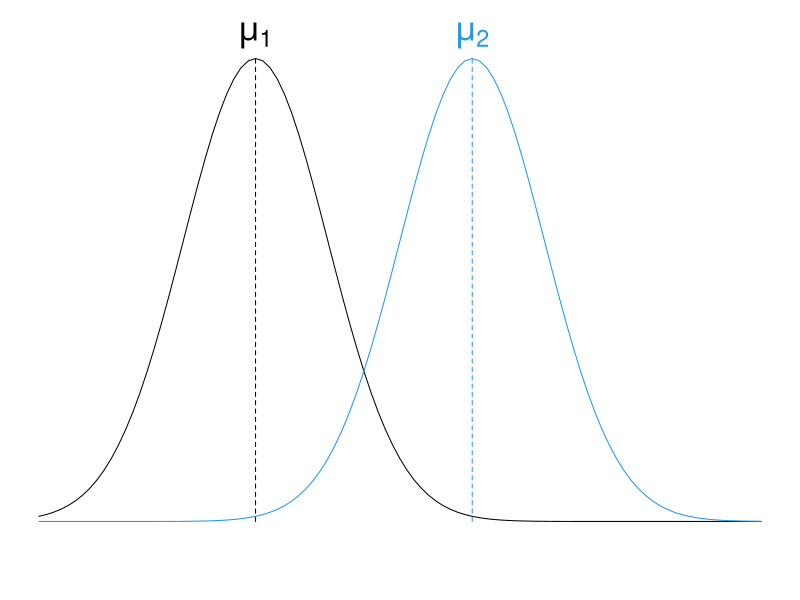
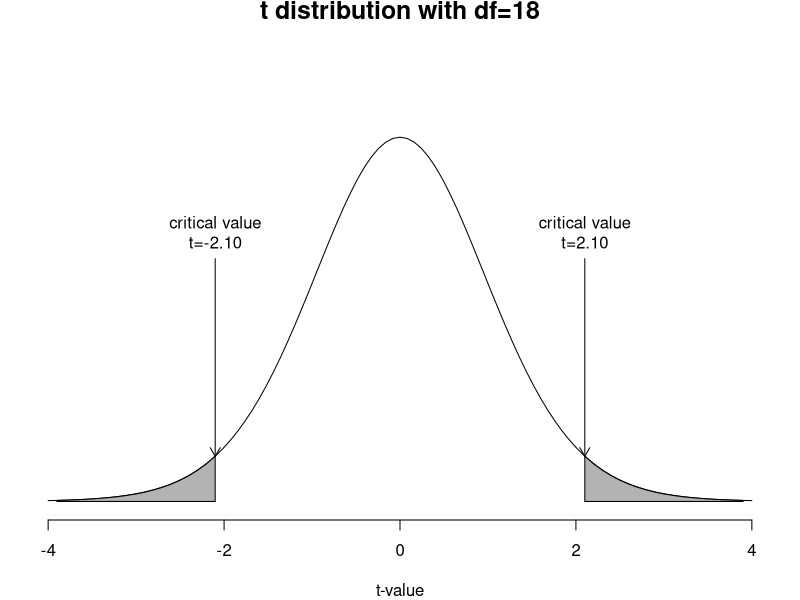
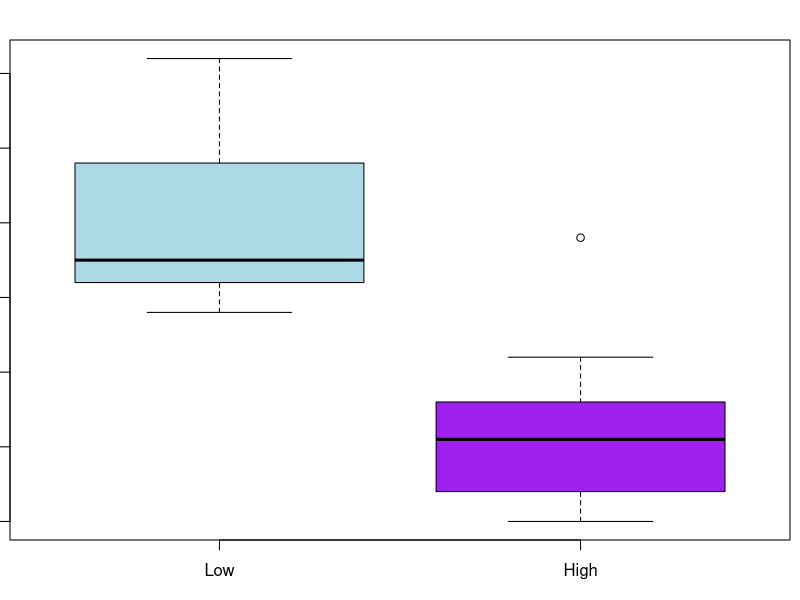
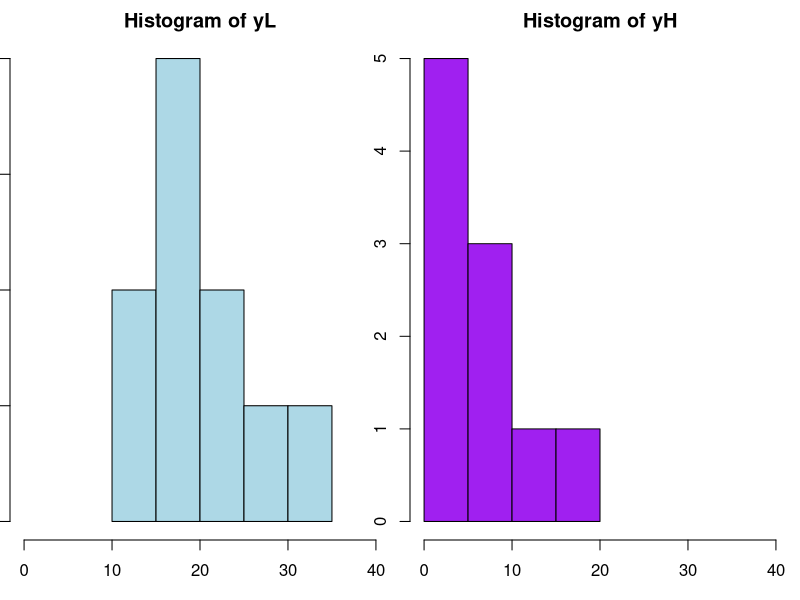
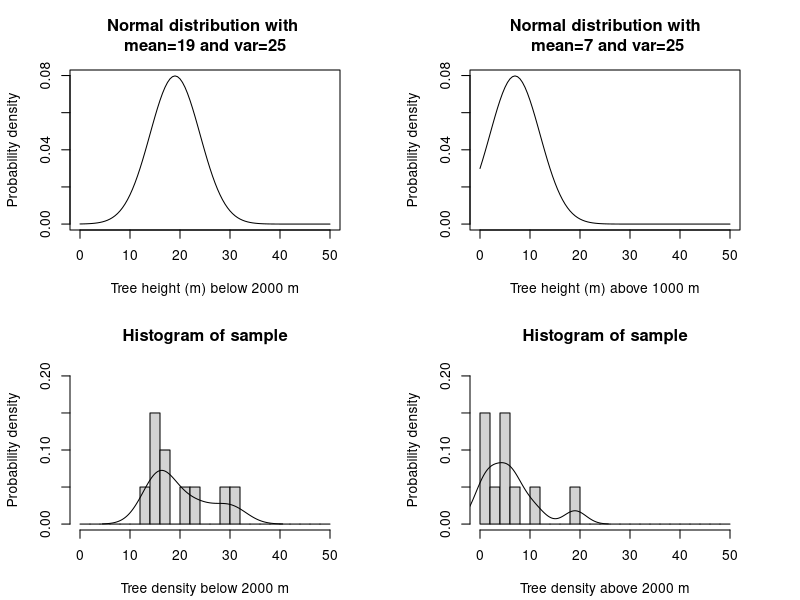

Reproduce these figures in R, in order. (Note: this script raises an error after producing the figures.)
## ----pop,echo=FALSE,include=TRUE,fig.width=9,fig.height=3,cache=TRUE-----
op <- par(mai=c(0.6,.1,0.4,0.1))
curve(dnorm(x, mean=3, sd=1), 0, 10, xlab="Tree density", ylab="", xaxt="n", yaxt="n", frame=FALSE)
curve(dnorm(x, mean=6, sd=1), 0, 10, add=TRUE, col=4)
segments(3, 0, 3, dnorm(3, 3, 1), lty=2)
segments(6, 0, 6, dnorm(6, 6, 1), col=4, lty=2)
text(3, dnorm(3,3,1), expression(mu[1]), pos=3, cex=2, xpd=TRUE)
text(6, dnorm(6,6,1), expression(mu[2]), pos=3, cex=2, col=4, xpd=TRUE)


## ----tdist,echo=FALSE,include=FALSE,fig.height=6,fig.width=8-------------
op <- par(mai=c(0.8, 0.2, 0.2, 0.2))
curve(dt(x, df=18), -4, 4, xlab="t-value", ylab="", yaxt="n",
      ylim=c(0,0.5),
      frame=FALSE , main="t distribution with df=18", cex.main=1.5)
xs1 <- seq(qt(.025, df=18), -4, by=-0.1)
ys1 <- dt(xs1, df=19)
xs2 <- seq(qt(.975, df=18), 4, by=0.1)
ys2 <- dt(xs2, df=19)
polygon(c(xs1, rev(xs1)), c(rep(0, length(xs1)), rev(ys1)), col=gray(0.7))
polygon(c(xs2, rev(xs2)), c(rep(0, length(xs2)), rev(ys2)), col=gray(0.7))
#text(xs1[1], dt(0,18)/1.5, "t=-2.10\np=0.05", pos=3)
#text(xs2[1], dt(0,18)/1.5, "t=2.10\np=0.05", pos=3)
text(xs1[1], dt(0,18)/1.5, "critical value\nt=-2.10", pos=3)
text(xs2[1], dt(0,18)/1.5, "critical value\nt=2.10", pos=3)
arrows(xs1[1], dt(0,18)/1.5, xs1[1], ys1[1], length=0.1)
arrows(xs2[1], dt(0,18)/1.5, xs2[1], ys2[1], length=0.1)
#text(-3, dt(0,18), "t=-3\np=0.0038", pos=3)
#text(3, dt(0,18), "t=3\np=0.0038", pos=3)
#text(-3, dt(0,18), "t=-3", pos=3)
#text(3, dt(0,18), "t=3", pos=3)
#arrows(-3, dt(0,18), -3, dt(-3,18), length=0.1)
#arrows(3, dt(0,18), 3, dt(3,18), length=0.1)
par(op)


## ----echo=FALSE----------------------------------------------------------
yL <- c(16,24,18,17,29,31,14,16,22,15)
yH <- c(2, 11, 6, 8, 0, 3,19, 1, 6,5)
treedata <- data.frame(treeDensity=c(yL, yH),
                       Elevation=c(rep('Low', length(yL)),
                           rep('High', length(yH))))
write.csv(treedata, "treedata.csv", row.names=FALSE)


## ----boxplot,fig.show='hide',fig.width=6,fig.height=6--------------------
boxplot(yL, yH, xlab="Elevation", names=c("Low", "High"),
        ylab="Tree density", col=c("lightblue", "purple"))


## ----histogram,echo=FALSE,include=FALSE,fig.width=12,fig.height=6--------
par(mfrow=c(1,2))
hist(yL, xlab="Tree density (low elevation)", col="lightblue",
     xlim=c(0, 40))
hist(yH, xlab="Tree density (high elevation)", col="purple",
     xlim=c(0, 40))

## ----eval=FALSE----------------------------------------------------------
## hist(yL, xlab="Tree density (low elevation)", col="lightblue",
##      xlim=c(0, 40))
## hist(yH, xlab="Tree density (high elevation)", col="purple",
##      xlim=c(0, 40))


## ----popsamp,echo=FALSE,include=TRUE,fig.height=7,fig.width=7------------
op <- par(mfrow=c(2,2), mai=c(0.7,0.7,0.7,0.6))
curve(dnorm(x, mean=19, sd=sqrt(25)), 0, 50, xlim=c(0,50),
      xlab="Tree height (m) below 2000 m",
      ylab="Probability density",
      main="Normal distribution with \nmean=19 and var=25")
curve(dnorm(x, mean=7, sd=sqrt(25)), 0, 50, xlim=c(0,50),
      xlab="Tree height (m) above 1000 m",
      ylab="Probability density",
      main="Normal distribution with\n mean=7 and var=25")
set.seed(350)
#n <- 15
#y1 <- rnorm(n, mean=5, sd=sqrt(4)) # Sample 1
#y2 <- rnorm(n, mean=7, sd=sqrt(4)) # Sample 2
hist(yL, xlim=c(0, 50), ylim=c(0,0.2), breaks=seq(0,50,2), freq=FALSE,
     main="Histogram of sample",
      xlab="Tree density below 2000 m",
      ylab="Probability density")
lines(density(yL))
hist(yH, xlim=c(0, 50), ylim=c(0,0.2), breaks=seq(0,50,2), freq=FALSE,
     main="Histogram of sample",
      xlab="Tree density above 2000 m",
      ylab="Probability density")
lines(density(yH))
par(op)


## ----hand1,size='scriptsize'---------------------------------------------
mean.L <- mean(yL)
mean.H <- mean(yH)
s2.L <- var(yL)
s2.H <- var(yH)
n.L <- length(yL) # length returns the number of elements in a vector
n.H <- length(yH)
s2.p <- ((n.L-1)*s2.L + (n.H-1)*s2.H)/(n.L+n.H-2)
SE <- sqrt(s2.p/n.L + s2.p/n.H)
t.stat <- (mean.L - mean.H) / SE
t.stat


## ----hand2,size='scriptsize'---------------------------------------------
alpha <- 0.05
## NOTE: qt returns critical values. No need to use "t tables"
critical.vals <- qt(c(alpha/2, 1-alpha/2), df=n.L+n.H-2)
critical.vals


## ----t-test1,size='scriptsize'-------------------------------------------
t.test(yH, yL, var.equal=TRUE,
       paired=FALSE, alternative="two.sided")


## ----t-test2,size='scriptsize'-------------------------------------------
t.test(treeDensity ~ Elevation, data=treedata, var.equal=TRUE,
       paired=FALSE, alternative="two.sided")


## ----var-ratio-----------------------------------------------------------
var.ratio <- var(yL)/var(yH) # F-statistic
var.ratio


## ------------------------------------------------------------------------
alpha <- 0.05
critical.vals <- qf(c(alpha/2, 1-alpha/2), df1=n.L-1, df2=n.H-1)
critical.vals


## ----vartest,size='scriptsize'-------------------------------------------
var.test(yL, yH)


## ----F,echo=FALSE,eval=FALSE---------------------------------------------
## curve(df(x, n.L, n.H), 0, 5, xlab="F value", yaxt="n", frame=FALSE,
##       ylab="")
## xs1 <- seq(qf(.025, df1=10, df2=10), -0, by=-0.1)
## ys1 <- df(xs1, df1=10, df2=10)
## xs2 <- seq(qf(.975, df1=10, df2=10), 6, by=0.1)
## ys2 <- df(xs2, df1=10, df2=10)
## polygon(c(xs1, rev(xs1)), c(rep(0, length(xs1)), rev(ys1)), col=gray(0.7))
## polygon(c(xs2, rev(xs2)), c(rep(0, length(xs2)), rev(ys2)), col=gray(0.7))
## text(xs1[1], .7, "F=0.022\np=0.05", pos=3)
## text(xs2[1], .7, "F=3.72\np=0.05", pos=3)
## arrows(xs1[1], .7, xs1[1], ys1[1], length=0.1)
## arrows(xs2[1], .7, xs2[1], ys2[1], length=0.1)


## ----catdat--------------------------------------------------------------
location <- 1:12
untreated <- c(23,18,29,22,33,20,17,25,27,30,25,27)
treated <- c(19,18,24,23,31,22,16,23,24,26,24,28)


## ----catdiff-------------------------------------------------------------
diff <- untreated-treated
diff
mean(diff) ## Estimate of the mean of the differences


## ----box2,fig.show='hide',fig.width=6,fig.height=6-----------------------
boxplot(diff, col="lightgreen", size='small',
        ylab="Differences in caterpillars (untreated-treated)")
abline(h=0, col="grey")


## ----diff,include=FALSE,fig.width=8,fig.height=6-------------------------
diff <- untreated-treated
diff
hist(diff, main="", xlab="Difference in caterpillars", breaks=5)
abline(v=0, lty=2)

